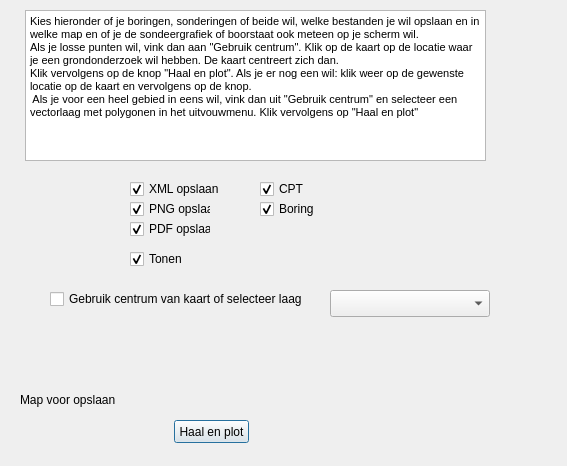
<?xml version="1.0" encoding="UTF-8"?>
<ui version="4.0">
 <class>BroDownloadPlotDialogBase</class>
 <widget class="QDialog" name="BroDownloadPlotDialogBase">
  <property name="geometry">
   <rect>
    <x>0</x>
    <y>0</y>
    <width>567</width>
    <height>466</height>
   </rect>
  </property>
  <property name="windowTitle">
   <string>BRO Downloaden Plotten</string>
  </property>
  <widget class="QCheckBox" name="checkBoxXml">
   <property name="geometry">
    <rect>
     <x>130</x>
     <y>180</y>
     <width>91</width>
     <height>18</height>
    </rect>
   </property>
   <property name="text">
    <string>XML opslaan</string>
   </property>
   <property name="checked">
    <bool>true</bool>
   </property>
  </widget>
  <widget class="QCheckBox" name="checkBoxPng">
   <property name="geometry">
    <rect>
     <x>130</x>
     <y>200</y>
     <width>81</width>
     <height>18</height>
    </rect>
   </property>
   <property name="text">
    <string>PNG opslaan</string>
   </property>
   <property name="checked">
    <bool>true</bool>
   </property>
  </widget>
  <widget class="QCheckBox" name="checkBoxShow">
   <property name="geometry">
    <rect>
     <x>130</x>
     <y>250</y>
     <width>67</width>
     <height>18</height>
    </rect>
   </property>
   <property name="text">
    <string>Tonen</string>
   </property>
   <property name="checked">
    <bool>true</bool>
   </property>
  </widget>
  <widget class="QCheckBox" name="checkBoxCpt">
   <property name="geometry">
    <rect>
     <x>260</x>
     <y>180</y>
     <width>67</width>
     <height>18</height>
    </rect>
   </property>
   <property name="text">
    <string>CPT</string>
   </property>
   <property name="checked">
    <bool>true</bool>
   </property>
  </widget>
  <widget class="QCheckBox" name="checkBoxBoring">
   <property name="geometry">
    <rect>
     <x>260</x>
     <y>200</y>
     <width>67</width>
     <height>18</height>
    </rect>
   </property>
   <property name="text">
    <string>Boring</string>
   </property>
   <property name="checked">
    <bool>true</bool>
   </property>
  </widget>
  <widget class="QPushButton" name="pushButton">
   <property name="geometry">
    <rect>
     <x>174</x>
     <y>420</y>
     <width>75</width>
     <height>23</height>
    </rect>
   </property>
   <property name="text">
    <string>Haal en plot</string>
   </property>
  </widget>
  <widget class="QgsFileWidget" name="mQgsFileWidget">
   <property name="geometry">
    <rect>
     <x>124</x>
     <y>390</y>
     <width>281</width>
     <height>27</height>
    </rect>
   </property>
   <property name="storageMode">
    <enum>QgsFileWidget::GetDirectory</enum>
   </property>
   <property name="options">
    <set>QFileDialog::ShowDirsOnly</set>
   </property>
  </widget>
  <widget class="QLabel" name="label_3">
   <property name="geometry">
    <rect>
     <x>20</x>
     <y>390</y>
     <width>101</width>
     <height>20</height>
    </rect>
   </property>
   <property name="text">
    <string>Map voor opslaan</string>
   </property>
  </widget>
  <widget class="QCheckBox" name="checkBoxPdf">
   <property name="geometry">
    <rect>
     <x>130</x>
     <y>220</y>
     <width>81</width>
     <height>18</height>
    </rect>
   </property>
   <property name="text">
    <string>PDF opslaan</string>
   </property>
   <property name="checked">
    <bool>true</bool>
   </property>
  </widget>
  <widget class="QTextBrowser" name="textBrowser">
   <property name="geometry">
    <rect>
     <x>25</x>
     <y>10</y>
     <width>461</width>
     <height>151</height>
    </rect>
   </property>
   <property name="html">
    <string>&lt;!DOCTYPE HTML PUBLIC &quot;-//W3C//DTD HTML 4.0//EN&quot; &quot;http://www.w3.org/TR/REC-html40/strict.dtd&quot;&gt;
&lt;html&gt;&lt;head&gt;&lt;meta name=&quot;qrichtext&quot; content=&quot;1&quot; /&gt;&lt;style type=&quot;text/css&quot;&gt;
p, li { white-space: pre-wrap; }
&lt;/style&gt;&lt;/head&gt;&lt;body style=&quot; font-family:'MS Shell Dlg 2'; font-size:7.8pt; font-weight:400; font-style:normal;&quot;&gt;
&lt;p style=&quot; margin-top:0px; margin-bottom:0px; margin-left:0px; margin-right:0px; -qt-block-indent:0; text-indent:0px;&quot;&gt;&lt;span style=&quot; font-size:8pt;&quot;&gt;Kies hieronder of je boringen, sonderingen of beide wil, welke bestanden je wil opslaan en in welke map en of je de sondeergrafiek of boorstaat ook meteen op je scherm wil.&lt;/span&gt;&lt;/p&gt;
&lt;p style=&quot; margin-top:0px; margin-bottom:0px; margin-left:0px; margin-right:0px; -qt-block-indent:0; text-indent:0px;&quot;&gt;&lt;span style=&quot; font-size:8pt;&quot;&gt;Als je losse punten wil, vink dan aan &amp;quot;Gebruik centrum&amp;quot;. Klik op de kaart op de locatie waar je een grondonderzoek wil hebben. De kaart centreert zich dan.&lt;/span&gt;&lt;/p&gt;
&lt;p style=&quot; margin-top:0px; margin-bottom:0px; margin-left:0px; margin-right:0px; -qt-block-indent:0; text-indent:0px;&quot;&gt;&lt;span style=&quot; font-size:8pt;&quot;&gt;Klik vervolgens op de knop &amp;quot;Haal en plot&amp;quot;. Als je er nog een wil: klik weer op de gewenste locatie op de kaart en vervolgens op de knop.&lt;/span&gt;&lt;/p&gt;
&lt;p style=&quot; margin-top:0px; margin-bottom:0px; margin-left:0px; margin-right:0px; -qt-block-indent:0; text-indent:0px;&quot;&gt;&lt;span style=&quot; font-size:8pt;&quot;&gt; Als je voor een heel gebied in eens wil, vink dan uit &amp;quot;Gebruik centrum&amp;quot; en selecteer een vectorlaag met polygonen in het uitvouwmenu. Klik vervolgens op &amp;quot;Haal en plot&amp;quot;&lt;/span&gt;&lt;/p&gt;
&lt;p style=&quot;-qt-paragraph-type:empty; margin-top:0px; margin-bottom:0px; margin-left:0px; margin-right:0px; -qt-block-indent:0; text-indent:0px; font-size:8pt;&quot;&gt;&lt;br /&gt;&lt;/p&gt;
&lt;p style=&quot;-qt-paragraph-type:empty; margin-top:0px; margin-bottom:0px; margin-left:0px; margin-right:0px; -qt-block-indent:0; text-indent:0px; font-size:8pt;&quot;&gt;&lt;br /&gt;&lt;/p&gt;&lt;/body&gt;&lt;/html&gt;</string>
   </property>
  </widget>
  <widget class="QgsMapLayerComboBox" name="mMapLayerComboBox">
   <property name="geometry">
    <rect>
     <x>330</x>
     <y>290</y>
     <width>160</width>
     <height>27</height>
    </rect>
   </property>
  </widget>
  <widget class="QCheckBox" name="checkBoxPunt">
   <property name="geometry">
    <rect>
     <x>50</x>
     <y>290</y>
     <width>311</width>
     <height>18</height>
    </rect>
   </property>
   <property name="text">
    <string>Gebruik centrum van kaart of selecteer laag</string>
   </property>
   <property name="checked">
    <bool>false</bool>
   </property>
  </widget>
 </widget>
 <customwidgets>
  <customwidget>
   <class>QgsFileWidget</class>
   <extends>QWidget</extends>
   <header>qgsfilewidget.h</header>
  </customwidget>
  <customwidget>
   <class>QgsMapLayerComboBox</class>
   <extends>QComboBox</extends>
   <header>qgsmaplayercombobox.h</header>
  </customwidget>
 </customwidgets>
 <resources/>
 <connections/>
</ui>
